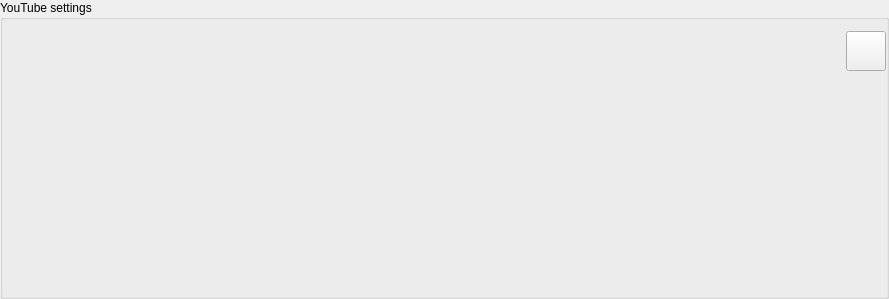
<?xml version="1.0" encoding="UTF-8"?>
<ui version="4.0">
 <class>YoutubeBaseConfiguration</class>
 <widget class="QGroupBox" name="YoutubeBaseConfiguration">
  <property name="geometry">
   <rect>
    <x>0</x>
    <y>0</y>
    <width>889</width>
    <height>299</height>
   </rect>
  </property>
  <property name="minimumSize">
   <size>
    <width>850</width>
    <height>0</height>
   </size>
  </property>
  <property name="title">
   <string>YouTube settings</string>
  </property>
  <layout class="QVBoxLayout" name="verticalLayout">
   <property name="rightMargin">
    <number>0</number>
   </property>
   <item>
    <widget class="QFrame" name="accountInfoFrame">
     <property name="frameShape">
      <enum>QFrame::NoFrame</enum>
     </property>
     <property name="frameShadow">
      <enum>QFrame::Raised</enum>
     </property>
     <layout class="QHBoxLayout" name="horizontalLayout_2">
      <property name="leftMargin">
       <number>0</number>
      </property>
      <property name="topMargin">
       <number>0</number>
      </property>
      <property name="rightMargin">
       <number>0</number>
      </property>
      <property name="bottomMargin">
       <number>0</number>
      </property>
      <item>
       <widget class="QLabel" name="accountNameLabel">
        <property name="text">
         <string/>
        </property>
       </widget>
      </item>
      <item>
       <spacer name="horizontalSpacer_2">
        <property name="orientation">
         <enum>Qt::Horizontal</enum>
        </property>
        <property name="sizeHint" stdset="0">
         <size>
          <width>40</width>
          <height>20</height>
         </size>
        </property>
       </spacer>
      </item>
      <item>
       <widget class="QPushButton" name="configurationButton">
        <property name="minimumSize">
         <size>
          <width>40</width>
          <height>40</height>
         </size>
        </property>
        <property name="maximumSize">
         <size>
          <width>40</width>
          <height>40</height>
         </size>
        </property>
        <property name="toolTip">
         <string>Change YouTube account</string>
        </property>
        <property name="icon">
         <iconset>
          <normaloff>../../../libvideostitch-gui/assets/icon/live/configure.png</normaloff>../../../libvideostitch-gui/assets/icon/live/configure.png</iconset>
        </property>
       </widget>
      </item>
     </layout>
    </widget>
   </item>
   <item>
    <widget class="QStackedWidget" name="stackedWidget">
     <property name="currentIndex">
      <number>0</number>
     </property>
     <widget class="QWidget" name="pageEmpty">
      <layout class="QVBoxLayout" name="verticalLayout_2">
       <item>
        <widget class="QLabel" name="labelMessage">
         <property name="alignment">
          <set>Qt::AlignCenter</set>
         </property>
        </widget>
       </item>
      </layout>
     </widget>
     <widget class="QWidget" name="pageBroadcasts">
      <layout class="QVBoxLayout" name="verticalLayout_3">
       <property name="leftMargin">
        <number>0</number>
       </property>
       <property name="topMargin">
        <number>0</number>
       </property>
       <property name="rightMargin">
        <number>0</number>
       </property>
       <property name="bottomMargin">
        <number>0</number>
       </property>
       <item>
        <widget class="YoutubeTableView" name="broadcastsView">
         <property name="focusPolicy">
          <enum>Qt::NoFocus</enum>
         </property>
         <property name="frameShape">
          <enum>QFrame::NoFrame</enum>
         </property>
         <property name="verticalScrollBarPolicy">
          <enum>Qt::ScrollBarAsNeeded</enum>
         </property>
         <property name="horizontalScrollBarPolicy">
          <enum>Qt::ScrollBarAlwaysOff</enum>
         </property>
         <property name="sizeAdjustPolicy">
          <enum>QAbstractScrollArea::AdjustToContents</enum>
         </property>
         <property name="editTriggers">
          <set>QAbstractItemView::NoEditTriggers</set>
         </property>
         <property name="showDropIndicator" stdset="0">
          <bool>false</bool>
         </property>
         <property name="dragDropOverwriteMode">
          <bool>false</bool>
         </property>
         <property name="selectionMode">
          <enum>QAbstractItemView::NoSelection</enum>
         </property>
         <property name="selectionBehavior">
          <enum>QAbstractItemView::SelectRows</enum>
         </property>
         <property name="showGrid">
          <bool>false</bool>
         </property>
         <property name="sortingEnabled">
          <bool>true</bool>
         </property>
         <attribute name="horizontalHeaderVisible">
          <bool>false</bool>
         </attribute>
         <attribute name="horizontalHeaderStretchLastSection">
          <bool>false</bool>
         </attribute>
         <attribute name="verticalHeaderVisible">
          <bool>false</bool>
         </attribute>
         <attribute name="verticalHeaderHighlightSections">
          <bool>false</bool>
         </attribute>
         <attribute name="verticalHeaderStretchLastSection">
          <bool>false</bool>
         </attribute>
        </widget>
       </item>
      </layout>
     </widget>
    </widget>
   </item>
  </layout>
 </widget>
 <customwidgets>
  <customwidget>
   <class>YoutubeTableView</class>
   <extends>QTableView</extends>
   <header>configurations/youtubetableview.hpp</header>
  </customwidget>
 </customwidgets>
 <resources/>
 <connections/>
</ui>
